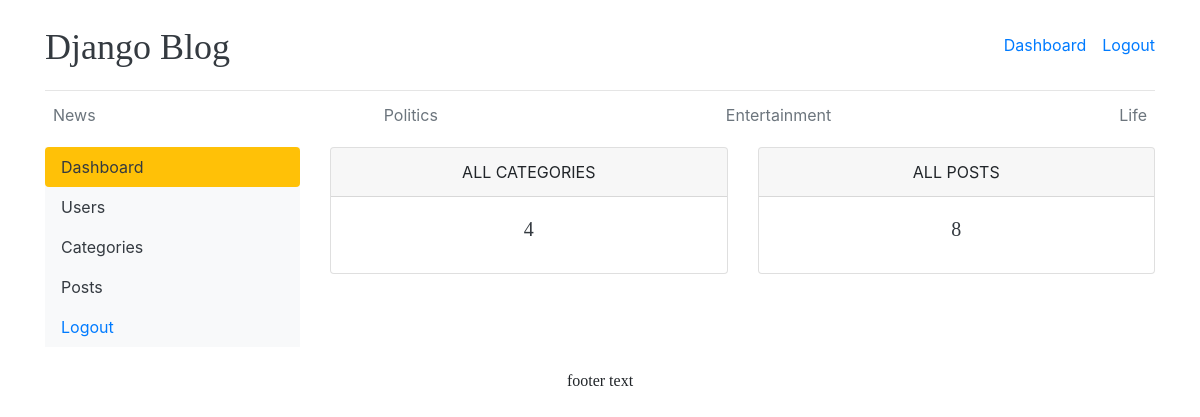
The page /dashboard/ (signed in) on the database its author committed.
### blogs/models.py (models this page shows, shortened)
class Category(models.Model):
    category_name = models.CharField(max_length=50, unique=True)
    created_at = models.DateTimeField(auto_now_add=True)
    updated_at = models.DateTimeField(auto_now=True)
    class Meta:
        verbose_name_plural = 'Categories'

### dashboards/views.py (the view)
# urls.py: path('dashboard/', include('dashboards.urls')),
@login_required(login_url='login')
def dashboard(request):
    category_count = Category.objects.all().count()
    blog_count = Blog.objects.all().count()
    context = {
        'category_count': category_count,
        'blog_count': blog_count
    }
    return render(request, 'dashboard/dashboard.html', context)

### blogs/context_processors.py (called while the page is built)
def get_categories(request):
    categories = Category.objects.all()
    return dict(categories=categories)

### templates/dashboard/dashboard.html
{% extends 'base.html' %}
{% block content %}
<div class="row">
    {% include 'dashboard/sidebar.html' %}
    <div class="col-md-9">
        <div class="row">
            <div class="col">
                <div class="card border-default mb-3">
                    <div class="card-header text-center text-uppercase">All categories</div>
                    <div class="card-body text-dark">
                        <h5 class="card-title text-center">{{ category_count }}</h5>
                    </div>
                </div>
            </div>
            <div class="col">
                <div class="card border-default mb-3">
                    <div class="card-header text-center text-uppercase">All posts</div>
                    <div class="card-body text-dark">
                        <h5 class="card-title text-center">{{ blog_count }}</h5>
                    </div>
                </div>
            </div>
        </div>
    </div>
</div>
{% endblock %}

### templates/base.html (shortened to what this page needs)
{% load static %}
<!DOCTYPE html>
<html lang="en">
<head>
    <link href="https://getbootstrap.com/docs/4.0/dist/css/bootstrap.min.css" rel="stylesheet">
    <link rel="stylesheet" href="https://cdnjs.cloudflare.com/ajax/libs/font-awesome/4.7.0/css/font-awesome.min.css">
    <link href="{% static 'css/blog.css' %}" rel="stylesheet">
  </head>
    <body>
        <div class="container">
        <header class="blog-header py-3">
            <div class="row flex-nowrap justify-content-between align-items-center">
            <div class="col-8 pt-1">
                <a class="blog-header-logo text-dark" href="/">Django Blog</a>
            </div>
            <div class="col-4 d-flex justify-content-end align-items-center">
                {% if not user.is_authenticated %}
                <a class="btn btn-sm btn-warning" href="{% url 'login' %}">Login</a> &nbsp;
                <a class="btn btn-sm btn-outline-secondary" href="{% url 'register' %}">Register</a>
                {% else %}
                <div><a href="{% url 'dashboard' %}" >Dashboard</a></div>
                <span><a href="{% url 'logout' %}">Logout</a></span>
                {% endif %}
            </div>
            </div>
        </header>
        <div class="nav-scroller py-1 mb-2">
            <nav class="nav d-flex justify-content-between">
            {% for category in categories %}
            <a href="{% url 'posts_by_category' category.pk %}" class="p-2 text-muted" href="#">{{ category.category_name }}</a>
            {% endfor %}
            </nav>
        </div>
{% block content %}
{% endblock %}
    <footer class="text-center my-4">
        <h6>footer text</h6>
    </footer>
</div>
</body>
</html>

### blog_main/static/css/blog.css (style rules this page uses)
.blog-header { border-bottom: 1px solid #e5e5e5; }
.blog-header-logo { font-family: "Playfair Display", Georgia, "Times New Roman", serif; font-size: 2.25rem; }
h1, h2, h3, h4, h5, h6 { font-family: "Playfair Display", Georgia, "Times New Roman", serif; }

### rows shown on the page
Category: category_name "News"
Category: category_name "Politics"
Category: category_name "Entertainment"
Category: category_name "Life"

### other values the page prints
{{ category_count }} "4"
{{ blog_count }} "8"
